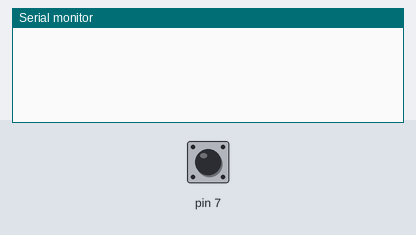
The sketch below on a simulated Arduino Uno, built with avr-gcc and run on an emulated ATmega328P. Shown: the last lines printed to the serial monitor. The test bench sets the inputs (shaded band); at power-on: pin 7 HIGH.

Above: at 1.2 s.
1.3 s: pin 7 pulled LOW for 0.15 s
At 1.48 s:
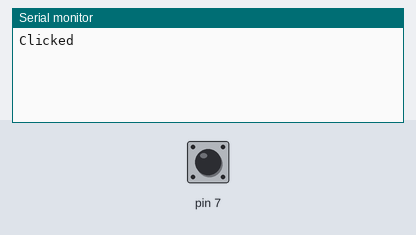
At 2.9 s:
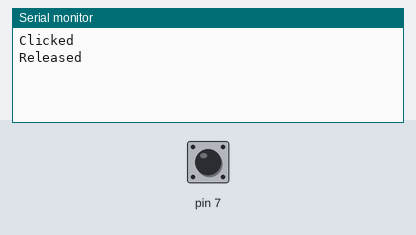

Measured:
- after the input at 1.3 s, the serial monitor: prints a new line after 0.05 s (image 1)

The sketch:

debouncing_w_libraries.ino
```cpp
/*
 * Using an external library to debounce
 * the encoder push button
 */

#include <ButtonDebounce.h>

ButtonDebounce button(7, 50);
bool buttonState, buttonPrevState = true;


void setup()
{
  Serial.begin(9600);
}


void loop()
{
  button.update();

  if( button.state() != buttonPrevState )
  {
    if(button.state() == LOW)
    {
      Serial.println("Clicked");
    }
    else if(button.state() == HIGH)
    {
      Serial.println("Released");
    }
    buttonPrevState = button.state();
  }
}
```
